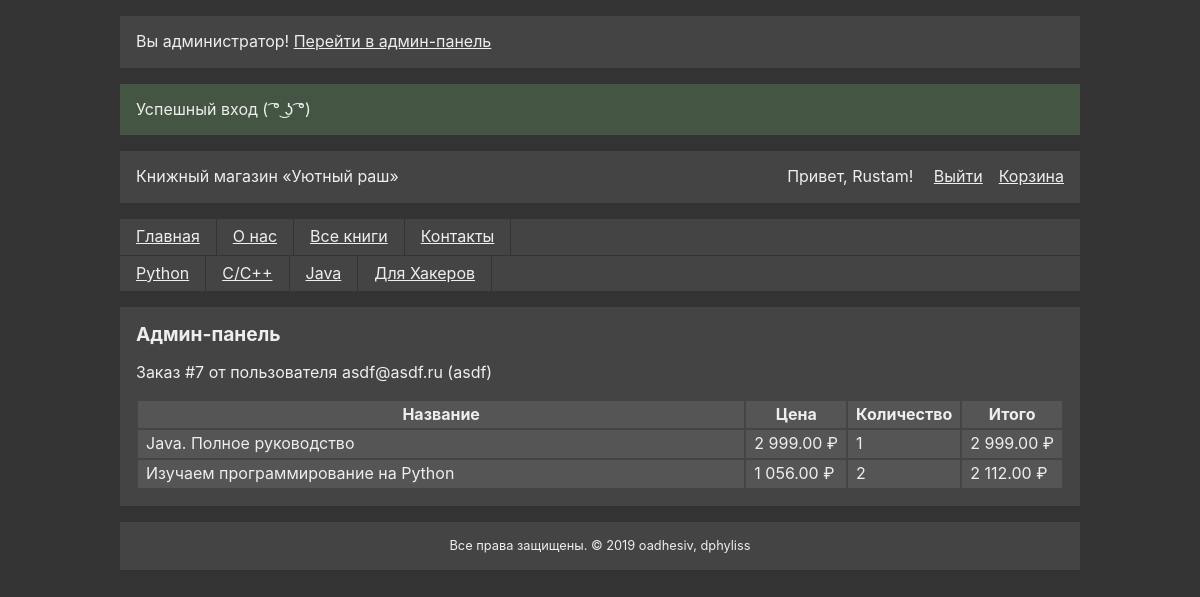
The page /admin.php?entity=orders&action=see&id=7 (signed in) on the database its author committed.
### tables this page shows
CREATE TABLE IF NOT EXISTS `category` (
  `id` int(11) NOT NULL AUTO_INCREMENT COMMENT 'ID',
  `short` varchar(16) NOT NULL COMMENT 'Ключ',
  `name` text DEFAULT NULL COMMENT 'Имя',
  `description` text DEFAULT NULL COMMENT 'Описание',
  `created_at` timestamp NOT NULL DEFAULT current_timestamp() COMMENT 'Дата создания',
  `updated_at` timestamp NOT NULL DEFAULT current_timestamp() COMMENT 'Дата изменения',
  `active` int(1) NOT NULL DEFAULT 0 COMMENT 'Статус',
  PRIMARY KEY (`id`),
  UNIQUE KEY `short` (`short`)
);

CREATE TABLE IF NOT EXISTS `orders` (
  `id` int(11) NOT NULL AUTO_INCREMENT COMMENT 'ID',
  `user_id` int(11) NOT NULL COMMENT 'ID пользователя',
  `status` varchar(16) NOT NULL DEFAULT 'placed' COMMENT 'Статус заказа',
  PRIMARY KEY (`id`),
  KEY `user_id` (`user_id`)
);

CREATE TABLE IF NOT EXISTS `users` (
  `id` int(11) NOT NULL AUTO_INCREMENT COMMENT 'ID',
  `type` text NOT NULL DEFAULT 'user' COMMENT 'Тип пользователя',
  `name` text DEFAULT NULL COMMENT 'Имя пользователя',
  `email` text DEFAULT NULL COMMENT 'Электронная почта',
  `password` varchar(128) DEFAULT NULL COMMENT 'Хэш пароля',
  `created_at` timestamp NOT NULL DEFAULT current_timestamp() COMMENT 'Дата создания',
  `updated_at` timestamp NOT NULL DEFAULT current_timestamp() COMMENT 'Дата изменения',
  `active` int(1) NOT NULL DEFAULT 0 COMMENT 'Статус',
  PRIMARY KEY (`id`),
  UNIQUE KEY `email` (`email`) USING HASH
);

CREATE TABLE IF NOT EXISTS `order_item` (
  `id` int(11) NOT NULL AUTO_INCREMENT COMMENT 'ID',
  `order_id` int(11) NOT NULL COMMENT 'ID заказа',
  `item_id` int(11) NOT NULL COMMENT 'ID книги',
  `item_qty` int(11) NOT NULL DEFAULT 1 COMMENT 'Количество книг',
  PRIMARY KEY (`id`),
  KEY `order_id` (`order_id`),
  KEY `item_id` (`item_id`)
);

CREATE TABLE IF NOT EXISTS `items` (
  `id` int(11) NOT NULL AUTO_INCREMENT COMMENT 'ID',
  `short` varchar(16) NOT NULL COMMENT 'Ключ',
  `name` tinytext DEFAULT NULL COMMENT 'Название',
  `price` float DEFAULT 0 COMMENT 'Цена',
  `description` text DEFAULT NULL COMMENT 'Описание',
  `image` tinytext DEFAULT NULL COMMENT 'Ссылка на картинку',
  `created_at` timestamp NOT NULL DEFAULT current_timestamp() COMMENT 'Дата создания',
  `updated_at` timestamp NOT NULL DEFAULT current_timestamp() COMMENT 'Дата изменения',
  `active` int(1) NOT NULL DEFAULT 0 COMMENT 'Статус',
  PRIMARY KEY (`id`),
  UNIQUE KEY `short` (`short`)
);

### admin/vieworder.php (the view)
<?php
require_once 'pieces/header.php';
$id = url_get('id', '/^[0-9]+$/');
$res = mysqli_query($DB, 'SELECT * FROM `orders` LEFT JOIN `users` ON `orders`.`user_id`=`users`.`id` WHERE `orders`.`id` = ' . $id);
$row = mysqli_fetch_assoc($res);
?>
<h1 class="page_title">Админ-панель</h1>
<p>Заказ #<?=$id?> от пользователя <?=$row['email']?> (<?=$row['name']?>)</p>
<table class="basket_table">
<thead>
  <tr>
    <th class="basket_table_th_name">Название</th>
    <th>Цена</th>
    <th>Количество</th>
    <th>Итого</th>
  </tr>
</thead>
<tbody>
<?php
$res = mysqli_query($DB, 'SELECT * FROM `order_item` LEFT JOIN `items` ON `order_item`.`item_id`=`items`.`id` WHERE `order_id` = ' . $id);
while ($row = mysqli_fetch_assoc($res)) {
?>
  <tr>
    <td><?=$row['name']?></td>
    <td><?=format_price($row['price'])?></td>
    <td><?=$row['item_qty']?></td>
    <td><?=format_price($row['price'] * $row['item_qty'])?></td>
  </tr>
<?php
}
?>
</tbody>
</table>
<?php
require_once 'pieces/footer.php';

### pieces/header.php (shortened to what this page needs)
<?php
$url_category = url_get_category();
?>
<!DOCTYPE html>
<html>
<head>
<link rel="stylesheet" href="/static/style.css">
<link rel="stylesheet" href="/static/desktop.css" media="(min-width: 576px)">
</head>
<body>
<div id="container">
<header id="header">
  <div class="some_block" id="header_top">
    <div id="title">Книжный магазин «Уютный раш»</div>
    <a href="/index.php?action=view&page=basket">Корзина</a>
  </div>
  <navbar class="navigation">
    <a class="nav_link" href="/">Главная</a>
    <a class="nav_link" href="/index.php?action=view&page=about">О нас</a>
    <a class="nav_link" href="/index.php?action=category&category=all">Все книги</a>
    <a class="nav_link" href="/index.php?action=view&page=contacts">Контакты</a>
  </navbar>
  <navbar class="navigation">
    <?php
      $res = get_all($DB, 'category');
      if ($res) {
        while ($row = mysqli_fetch_assoc($res)) {
          $flag = $url_category == $row['short'] ? ' active' : '';
          ?><a class="nav_link<?=$flag?>" href="/index.php?action=category&category=<?=$row['short']?>"><?=$row['name']?></a><?php
        }
      }
    ?>
  </navbar>
</header>
<div class="some_block" id="main">

### static/style.css (style rules this page uses)
* { box-sizing: border-box; }
body { margin: 0; font-family: -apple-system,BlinkMacSystemFont,"Segoe UI",Roboto,"Helvetica Neue",Arial,"Noto Sans",sans-serif,"Apple Color Emoji","Segoe UI Emoji","Segoe UI Symbol","Noto Color Emoji"; background: #333; color: #eee; line-height: 1.231; }
a { color: #eee; text-decoration: underline; }
#container { max-width: 100%; margin: 0 auto; display: grid; grid-row-gap: 1rem; }
#header { display: grid; margin-top: 1rem; }
.some_block { background: #444; padding: 1rem; }
#header_top { display: grid; grid-row-gap: 1rem; }
.navigation { background: #444; display: grid; grid-auto-columns: min-content; grid-auto-flow: column; }
.navigation:first-of-type { margin-top: 1rem; border-bottom: 1px solid #333; }
.nav_link { padding: 0.5rem 1rem; border-right: 1px solid #333; white-space: nowrap; }
.page_title { font-size: 1.2rem; margin: 0 0 1rem 0; }
.basket_table td, .basket_table th { padding: 0.25rem 0.5rem; background: #555; white-space: nowrap; }
.basket_table_th_name { width: 100%; }

### static/desktop.css (style rules this page uses)
@media (min-width: 576px) { #container { max-width: 540px; } }
@media (min-width: 768px) { #container { max-width: 720px; } }
@media (min-width: 768px) { #header_top { grid-template-columns: 1fr min-content min-content; grid-column-gap: 1rem; } }
@media (min-width: 992px) { #container { max-width: 960px; } }

### rows shown on the page
category: name "Python"
category: name "C/C++"
category: name "Java"
category: name "Для Хакеров"
orders: user.email "asdf@asdf.ru", user.name "asdf"
order_item: item.name "Java. Полное руководство", item.price "2 999.00 ₽", item_qty "1", format_price($row['price'] * $row['item_qty']) "2 999.00 ₽"
order_item: item.name "Изучаем программирование на Python", item.price "1 056.00 ₽", item_qty "2", format_price($row['price'] * $row['item_qty']) "2 112.00 ₽"

### other values the page prints
$v['text'] "Успешный вход ( ͡° ͜ʖ ͡°)"
$_SESSION['user']['name'] "Rustam"
$id "7"
